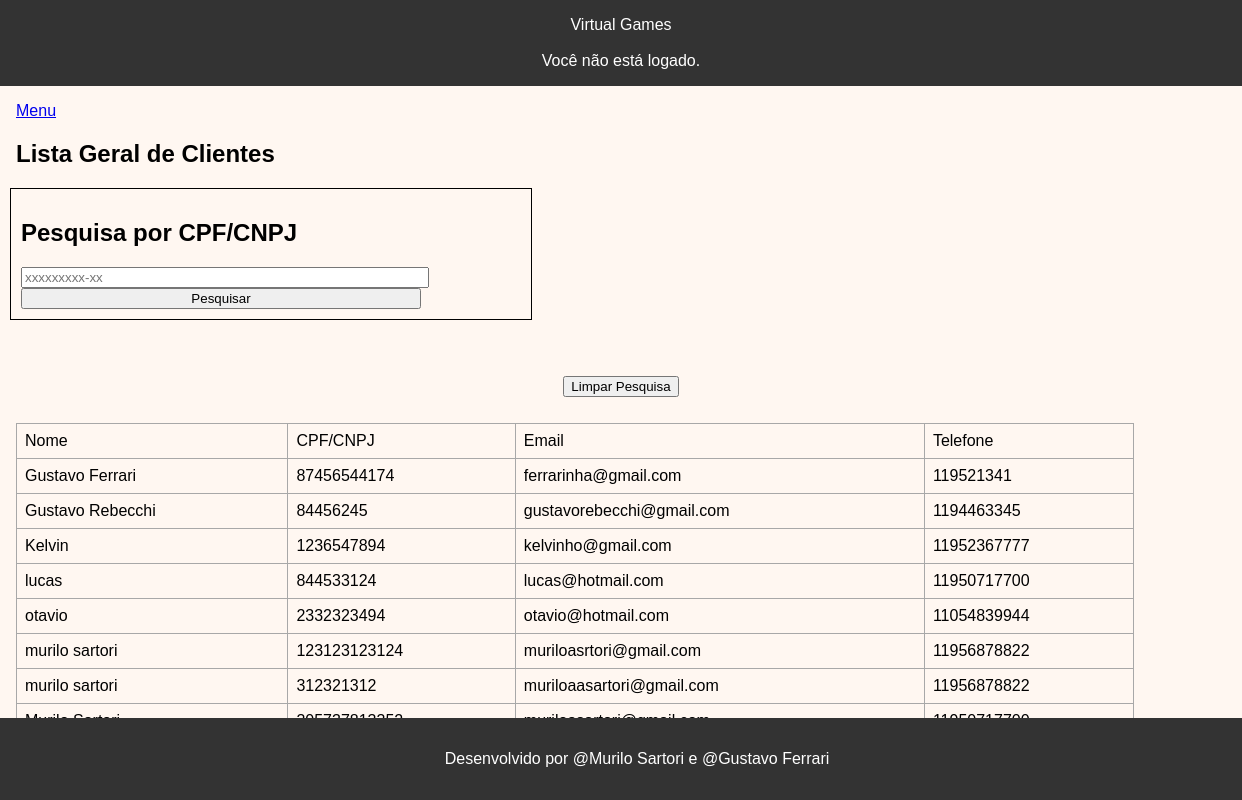
/listaGeral.php, run on the app's committed database.
### tables this page shows
CREATE TABLE `clientes` (
  `id` int(11) NOT NULL,
  `nome` varchar(255) NOT NULL,
  `cpf_cnpj` varchar(20) NOT NULL,
  `email` varchar(255) NOT NULL,
  `telefone` varchar(20) NOT NULL,
  `inativo` tinyint(1) DEFAULT 0
);

### listaGeral.php (the view, shortened to what this page needs)
<!DOCTYPE html>
<html lang="pt-br">
<head>
    <link rel="stylesheet" href="./css/estilo.css">
    <?php
        include_once("conexao.php");
        $sql="SELECT * FROM clientes";
    ?>
</head>
<header>
    <?php include('../WebProject/header.php'); ?>
</header>
<body>
    <nav>
        <div>
            <a href="index.php">Menu</a>
        </div>
    </nav>
    <section>
        <h1>Lista Geral de Clientes</h1>
        <form method="POST" action="pesquisaPorCpf.php">
            <tr>
                <td><h2>Pesquisa por CPF/CNPJ</h2></td>
                <td><input type="text" name="txtCPF" placeholder="xxxxxxxxx-xx" required></td>
                <input type="submit" value="Pesquisar">
            </tr>
        </form>
        <br>
        <br>
        <form class="form-pesquisa" method="post" action="resetarPesquisa.php">
            <button type="submit" name="resetarPesquisa" value="executar">Limpar Pesquisa</button>
        </form>
        <table>
            <tr>
                <td>Nome</td>
                <td>CPF/CNPJ</td>
                <td>Email</td>
                <td>Telefone</td>
            </tr>
            <?php
            $rs=$conn->query($sql);
            while($linha=$rs->fetch_assoc())
            {
            ?>
           <tr>
                <?php if($linha['nome'] == "murilosarz") continue;
                    if($linha['cpf_cnpj'] != $_SESSION['pesquisa']) continue ?>
                <td><?php echo $linha["nome"]; ?></td>
                <td><?php echo $linha["cpf_cnpj"]; ?></td>
                <td><?php echo $linha["email"]; ?></td>
                <td><?php echo $linha["telefone"]; ?></td>
            </tr>
            <?php } ?>
        </table>
    </section>
</body>
    <footer>
        <p>Desenvolvido por @Murilo Sartori e @Gustavo Ferrari</p>
    </footer>
</html>

### css/estilo.css (style rules this page uses)
div { font-family: Verdana, Geneva, Tahoma, sans-serif; margin-left: 1rem; margin-top: 1rem; margin-bottom: auto; border: 0px; position: relative; }
h1 { font-family: Verdana, Geneva, Tahoma, sans-serif; margin-left: 1rem; }
body { font-family: Verdana, Geneva, Tahoma, sans-serif; margin: 0; padding: 0; background-color: #fff7f1; }
header { background-color: #333; color: white; padding: 1rem; text-align: center; }
footer { background-color: #333; color: white; text-align: center; padding: 1rem; position: absolute; bottom: 0; width: 100%; }
table { width: 90%; border-collapse: collapse; margin-top: 1rem; margin-left: 1rem; }
table, th, td { border: 1px solid #a8a8a8; padding: 0.5rem; margin-left: 1rem; margin-top: 1rem; margin-bottom: auto; }
form { padding: 10px; border: 1px solid black; margin : 10px; text-align: left; width: 500px; }
.form-pesquisa { text-align: center; width: 500px; border: none; display: flex; justify-content: center; align-items: center; margin: 0 auto; }
form input, textarea { width: 80%; }

### data on the page
clientes: nome "Gustavo Ferrari", cpf_cnpj "87456544174", email "ferrarinha@gmail.com", telefone "119521341"
clientes: nome "Gustavo Rebecchi", cpf_cnpj "84456245", email "gustavorebecchi@gmail.com", telefone "1194463345"
clientes: nome "Kelvin", cpf_cnpj "1236547894", email "kelvinho@gmail.com", telefone "11952367777"
clientes: nome "lucas", cpf_cnpj "844533124", email "lucas@hotmail.com", telefone "11950717700"
clientes: nome "otavio", cpf_cnpj "2332323494", email "otavio@hotmail.com", telefone "11054839944"
clientes: nome "murilo sartori", cpf_cnpj "123123123124", email "muriloasrtori@gmail.com", telefone "11956878822"
clientes: nome "murilo sartori", cpf_cnpj "312321312", email "muriloaasartori@gmail.com", telefone "11956878822"
